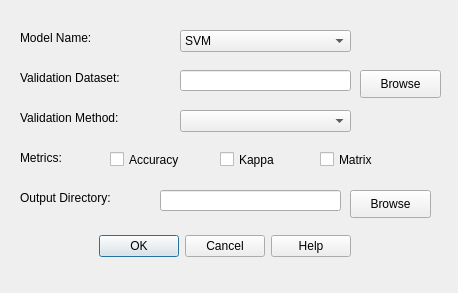
<?xml version="1.0" encoding="UTF-8"?>
<ui version="4.0">
 <class>ModelValidationDialog</class>
 <widget class="QDialog" name="ModelValidationDialog">
  <property name="geometry">
   <rect>
    <x>0</x>
    <y>0</y>
    <width>458</width>
    <height>293</height>
   </rect>
  </property>
  <property name="windowTitle">
   <string>Dialog</string>
  </property>
  <widget class="QDialogButtonBox" name="buttonBox">
   <property name="geometry">
    <rect>
     <x>40</x>
     <y>230</y>
     <width>311</width>
     <height>32</height>
    </rect>
   </property>
   <property name="orientation">
    <enum>Qt::Horizontal</enum>
   </property>
   <property name="standardButtons">
    <set>QDialogButtonBox::Cancel|QDialogButtonBox::Help|QDialogButtonBox::Ok</set>
   </property>
  </widget>
  <widget class="QLabel" name="label_model">
   <property name="geometry">
    <rect>
     <x>20</x>
     <y>30</y>
     <width>191</width>
     <height>16</height>
    </rect>
   </property>
   <property name="text">
    <string>Model Name:</string>
   </property>
  </widget>
  <widget class="QLabel" name="label_val_dataset">
   <property name="geometry">
    <rect>
     <x>20</x>
     <y>70</y>
     <width>171</width>
     <height>16</height>
    </rect>
   </property>
   <property name="text">
    <string>Validation Dataset:</string>
   </property>
  </widget>
  <widget class="QLabel" name="label_val_method">
   <property name="geometry">
    <rect>
     <x>20</x>
     <y>110</y>
     <width>161</width>
     <height>16</height>
    </rect>
   </property>
   <property name="text">
    <string>Validation Method:</string>
   </property>
  </widget>
  <widget class="QLineEdit" name="edit_val_dataset">
   <property name="geometry">
    <rect>
     <x>180</x>
     <y>70</y>
     <width>171</width>
     <height>21</height>
    </rect>
   </property>
  </widget>
  <widget class="QPushButton" name="btn_browse_dataset">
   <property name="geometry">
    <rect>
     <x>360</x>
     <y>70</y>
     <width>81</width>
     <height>28</height>
    </rect>
   </property>
   <property name="text">
    <string>Browse</string>
   </property>
  </widget>
  <widget class="QComboBox" name="combo_val_method">
   <property name="geometry">
    <rect>
     <x>180</x>
     <y>110</y>
     <width>171</width>
     <height>22</height>
    </rect>
   </property>
  </widget>
  <widget class="QComboBox" name="combo_model">
   <property name="geometry">
    <rect>
     <x>180</x>
     <y>30</y>
     <width>171</width>
     <height>22</height>
    </rect>
   </property>
   <item>
    <property name="text">
     <string>SVM</string>
    </property>
   </item>
  </widget>
  <widget class="QLabel" name="label_metrics">
   <property name="geometry">
    <rect>
     <x>20</x>
     <y>150</y>
     <width>72</width>
     <height>15</height>
    </rect>
   </property>
   <property name="text">
    <string>Metrics:</string>
   </property>
  </widget>
  <widget class="QCheckBox" name="check_accuracy">
   <property name="geometry">
    <rect>
     <x>110</x>
     <y>150</y>
     <width>91</width>
     <height>19</height>
    </rect>
   </property>
   <property name="text">
    <string>Accuracy</string>
   </property>
  </widget>
  <widget class="QCheckBox" name="check_kappa">
   <property name="geometry">
    <rect>
     <x>220</x>
     <y>150</y>
     <width>91</width>
     <height>19</height>
    </rect>
   </property>
   <property name="text">
    <string>Kappa</string>
   </property>
  </widget>
  <widget class="QCheckBox" name="check_matrix">
   <property name="geometry">
    <rect>
     <x>320</x>
     <y>150</y>
     <width>91</width>
     <height>19</height>
    </rect>
   </property>
   <property name="text">
    <string>Matrix</string>
   </property>
  </widget>
  <widget class="QLineEdit" name="edit_output_dir">
   <property name="geometry">
    <rect>
     <x>160</x>
     <y>190</y>
     <width>181</width>
     <height>21</height>
    </rect>
   </property>
  </widget>
  <widget class="QPushButton" name="btn_browse_output">
   <property name="geometry">
    <rect>
     <x>350</x>
     <y>190</y>
     <width>81</width>
     <height>28</height>
    </rect>
   </property>
   <property name="text">
    <string>Browse</string>
   </property>
  </widget>
  <widget class="QLabel" name="label_output_dir">
   <property name="geometry">
    <rect>
     <x>20</x>
     <y>190</y>
     <width>151</width>
     <height>16</height>
    </rect>
   </property>
   <property name="text">
    <string>Output Directory:</string>
   </property>
  </widget>
 </widget>
 <resources/>
 <connections>
  <connection>
   <sender>buttonBox</sender>
   <signal>accepted()</signal>
   <receiver>ModelValidationDialog</receiver>
   <slot>accept()</slot>
   <hints>
    <hint type="sourcelabel">
     <x>248</x>
     <y>254</y>
    </hint>
    <hint type="destinationlabel">
     <x>157</x>
     <y>274</y>
    </hint>
   </hints>
  </connection>
  <connection>
   <sender>buttonBox</sender>
   <signal>rejected()</signal>
   <receiver>ModelValidationDialog</receiver>
   <slot>reject()</slot>
   <hints>
    <hint type="sourcelabel">
     <x>316</x>
     <y>260</y>
    </hint>
    <hint type="destinationlabel">
     <x>286</x>
     <y>274</y>
    </hint>
   </hints>
  </connection>
 </connections>
</ui>
